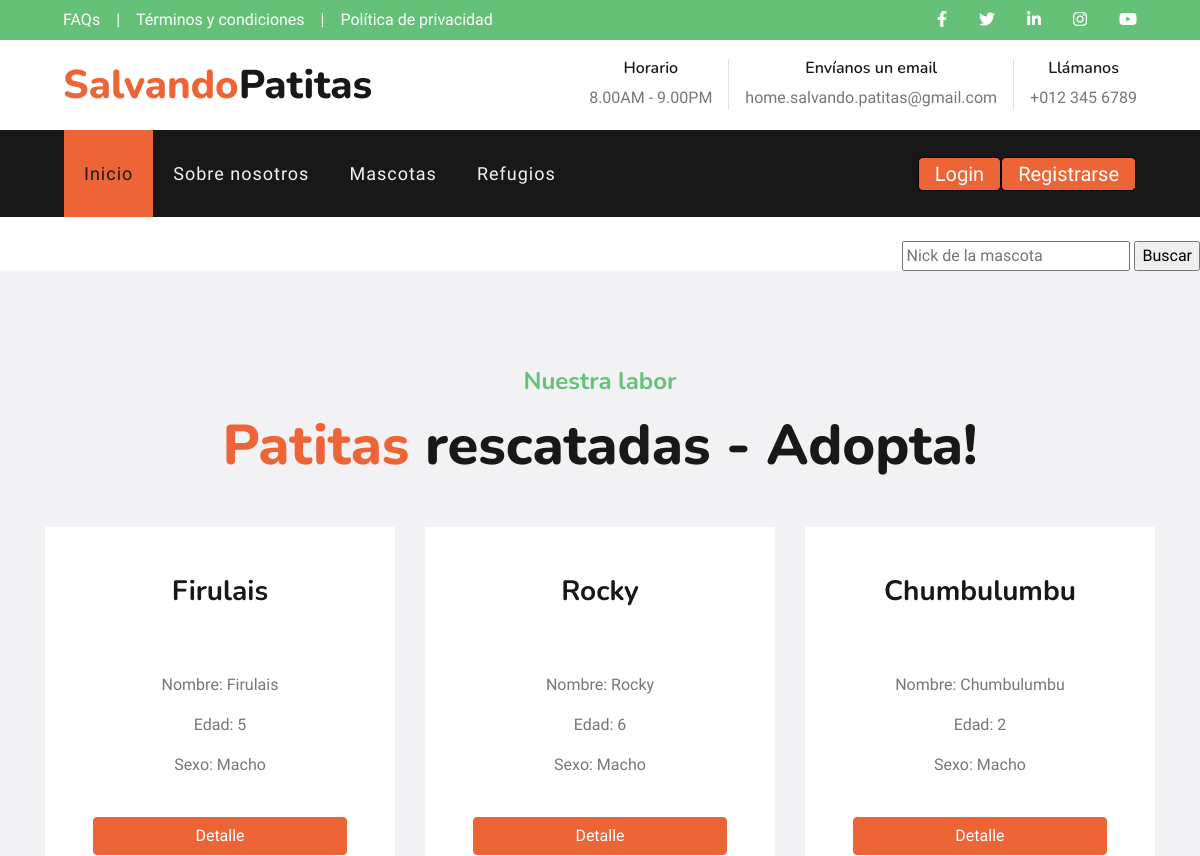
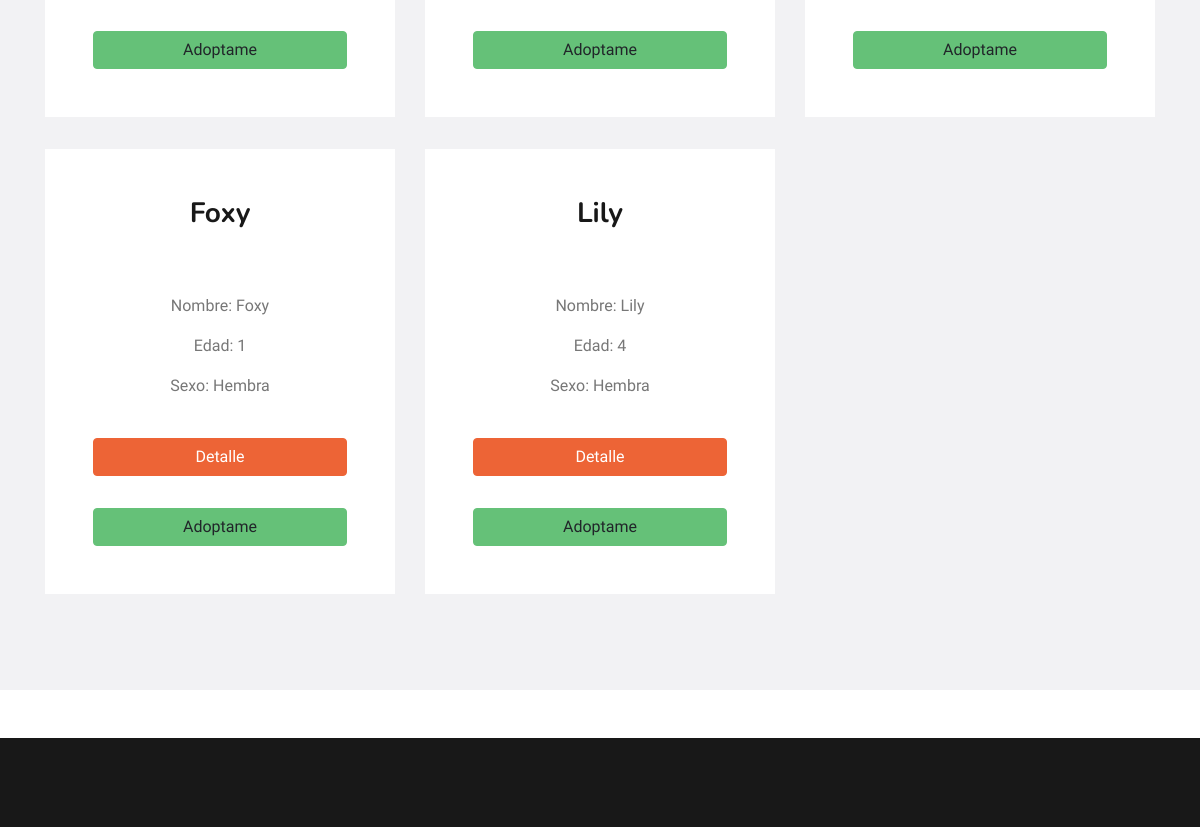
The app's page /Mascota/lista-mascota/ (upper part), older data (2 pictures, top to bottom).
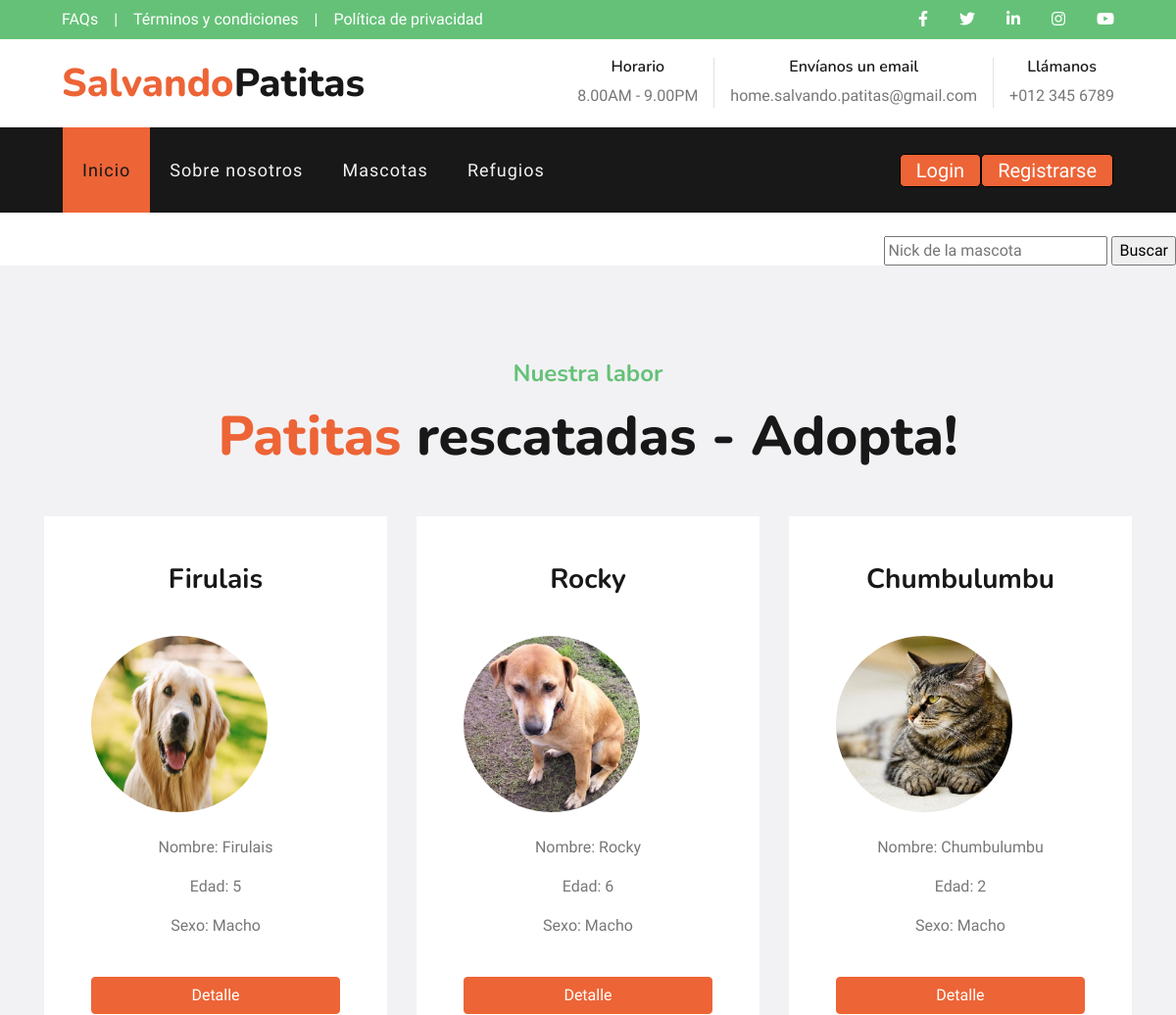
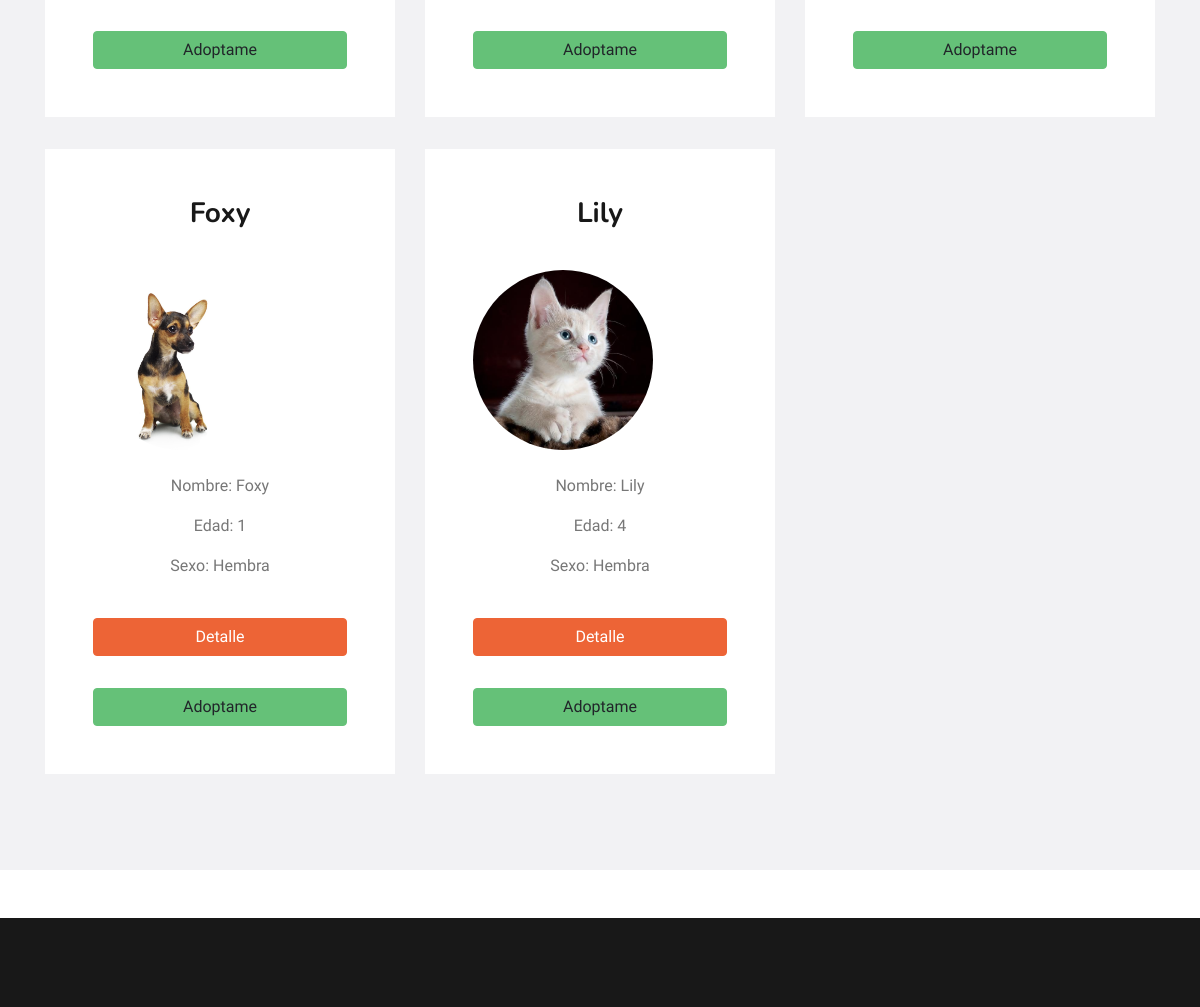
The same page, newer data (2 pictures, top to bottom).
### Apps/Mascota/models.py (models this page shows, shortened)
class Mascota (models.Model):
    nickname = models.CharField(max_length= 50, unique=True)
    especie = models.CharField(max_length= 50, null=True, blank=True)
    raza = models.CharField(max_length= 50, null=True, blank=True)
    sexo = models.CharField (max_length= 20, null=True, blank=True)
    edad_aprox= models.IntegerField(null=True, blank=True)
    ingreso = models.DateField(null=True, blank=True)
    observaciones = models.TextField(max_length=80,null=True, blank=True)
    image = models.ImageField(upload_to='mascota_image/', null=True, blank=True)

### Apps/Mascota/views.py (the view)
# urls.py: path("lista-mascota/", lista_mascota , name="lista-mascota"),
def lista_mascota (request):
    mascotas = Mascota.objects.all() #Trae todos
    return render(request, 'Mascota/lista_mascota.html',{'mascotas':mascotas})

### Templates/Mascota/lista_mascota.html (shortened to what this page needs)
{% extends "padre.html" %}
{% load static %}
{% block contenidoQueCambia%}
<br>
<div>
    <div style="text-align: right";>
        <form action="{% url "buscar-mascota" %}" method="GET"> {% csrf_token %}
            <input aling="right" type ="text" name="nickname" id="nickname" placeholder="Nick de la mascota">
            <input type="submit"  value="Buscar" aling="right">
        </form>
    </div>
</div>
<div class="container-fluid bg-light pt-5">
    <div class="container py-5">
        <div class="d-flex flex-column text-center mb-5">
            <h4 class="text-secondary mb-3">Nuestra labor</h4>
            <h1 class="display-4 m-0"><span class="text-primary">Patitas</span> rescatadas - Adopta!</h1>
        </div>
        <div class="row pb-3">
            {% for mascota in mascotas %}
            <div class="col-md-6 col-lg-4 mb-4">
                <div class="d-flex flex-column text-center bg-white mb-2 p-3 p-sm-5">
                    <h3 class="mb-3">{{mascota.nickname}}</h3><br>
                    {% if mascota.image %}
                    <img src="{{mascota.image.url}}", style="border-radius: 50%; align-items: center;" width="180px" height="180px
                    ">
                    {% endif %}
                    <br>
                    <p> Nombre: {{mascota.nickname}}</p>
                    <p> Edad: {{mascota.edad_aprox}}</p>
                    <p> Sexo: {{mascota.sexo}}</p>
                    <br>
                    <a href="{% url "detalle-mascota" mascota.id %}"  class="btn btn-primary">Detalle</a>
                    <br>
                    {% if request.user.is_authenticated %}
                    <a href="{% url "adopcion" %}" class="btn  btn-secondary mt-1 mt-md-2 px-2">Adoptame</a>
                    {% else %}
                    <a href="{% url "requerimiento" %}" class="btn  btn-secondary mt-1 mt-md-2 px-2">Adoptame</a>
                    {% endif%}
                </div>
            </div>
            {% endfor%}
        </div>
    </div>
</div>
{%endblock%}

Row changes from the older to the newer data that the page shows:
changed Mascota "Firulais": image: picture added
changed Mascota "Rocky": image: picture added
changed Mascota "Chumbulumbu": image: picture added
changed Mascota "Foxy": image: picture added
changed Mascota "Lily": image: picture added
